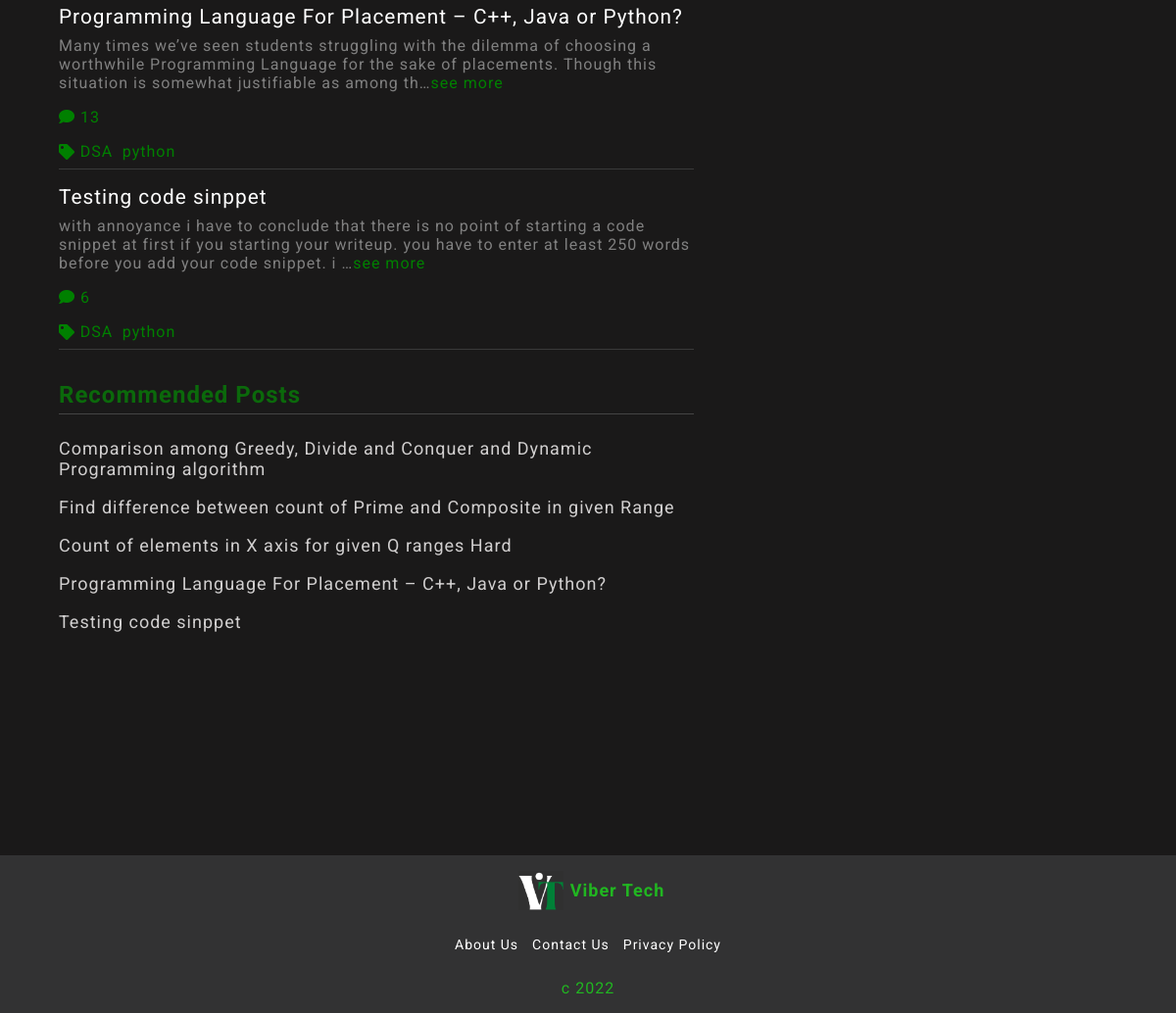
The app's page / (lower part), older data.
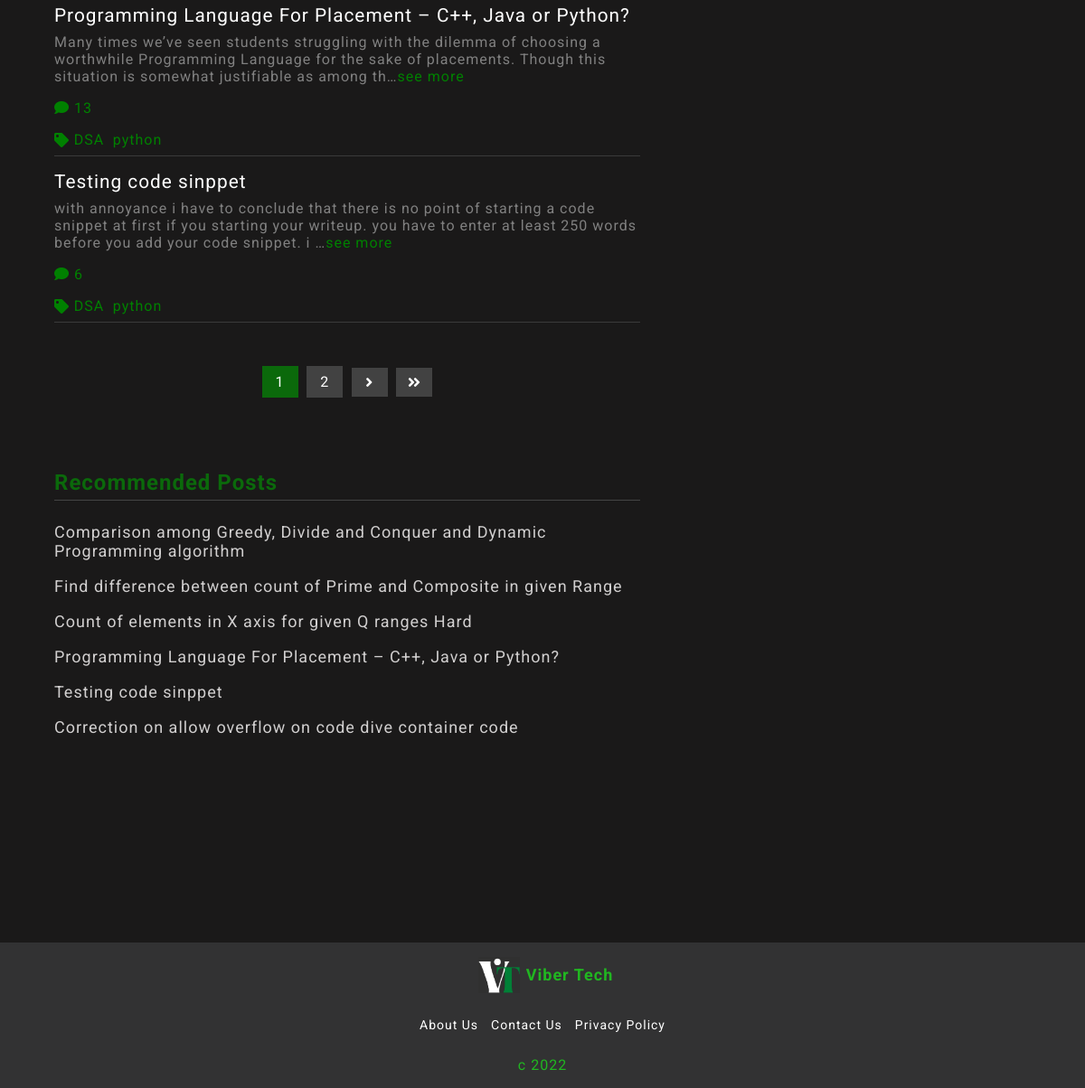
The same page, newer data.
### blog/models.py (models this page shows, shortened)
class Post(models.Model):
    title = models.CharField(max_length = 500)
    body = RichTextUploadingField()
    author = models.ForeignKey(User, on_delete = models.CASCADE)
    likes = models.ManyToManyField(User, default=None,  related_name="like")
    updated = models.DateTimeField(auto_now = True)
    image = models.ImageField(upload_to = "media/img")
    created = models.DateTimeField(auto_now_add = True)
    status = models.IntegerField(choices=STATUS, default=0)
    category = models.ForeignKey(Section, on_delete=models.CASCADE, blank=True, null=True)
    recommend = models.BooleanField(default=False)
    tags = TaggableManager()
    def num_comments(self):
        return self.comment_set.all().count()
    def like(self, user):
        if user in self.likes.all():
          self.likes.remove(user)
        else:
          self.likes.add(user)
        self.save

### blog/views.py (the view)
# urls.py: path("", HomePage, name='home'),
def HomePage(request):
    posts = Post.objects.all()
    recommended = Post.objects.filter(recommend=True)
    paginator = Paginator(posts, 8)
    page = request.GET.get('page')
    posts = paginator.get_page(page)
    return render(request, "post/home.html", {'posts':posts, 'recommended':recommended})

### blog/templatetags/cat_menu.py (called while the page is built)
@register.simple_tag
def get_cats():
        return Section.objects.all()

@register.simple_tag
def get_3cats():
        return Section.objects.all()[:3]

### blog/templates/post/home.html (shortened to what this page needs)
{% extends 'base.html' %}
{% load socialaccount %}
{% load static %}
{% block content %}
<div class="posts-about">
	<div class="container">
	<div class="posts">
		{% for post in posts %}
		<div class="post-container">
			<div class="post-title"><a href="{% url 'content' post.id %}">{{post.title}}</a></div>
			<div class="post-body">{{post.body|safe|truncatechars:200}}<span class="color-green"><a href="{% url 'content' post.id %}">see more</a></span></div>
			<div class='action-btns'>
				<i class='fas'>&#xf075;</i> <span>{{post.num_comments}}</span>
			</div>
			<div class='tags'>
				<i class="fas fa-tag"></i>
				<div class="tag-names">
				{% for tag in post.tags.all %}
				<a href="{% url 'tagged' tag.slug %}">{{tag.name}}</a>
				{% endfor %}
			        </div>
			</div>
		</div>
		{% endfor %}
                {% if posts.has_next %}
		<div class="paginator">
			{% for num in posts.paginator.page_range %}
			{% if posts.number == num %}
			<div class="c-num"><a href="">{{num}}</a></div>
			{% elif num > posts.number|add:'-3' and num < posts.number|add:'3' %}
			<div class="num"><a href="?page={{num}}">{{num}}</a></div>
			{% endif %}
			{% endfor %}
			{% if posts.has_next %}
			<div class="num"><a href="?page={{posts.next_page_number}}"><i class='fas fa-angle-right'></i></a></div>
			<div class="num"><a href="?page={{posts.paginator.num_pages}}"><i class='fas fa-angle-double-right'></i></a></div>
			{% endif %}
		</div>
		{% endif %}
		<div class="related-post">
			<h3>Recommended Posts</h3>
			{% for post in recommended %}
			<a>{{post.title}}</a>
			{% endfor %}
		</div>
	</div>
</div>
</div>
{% endblock content %}

### blog/templates/base.html (shortened to what this page needs)
{% load static %}
{% load socialaccount %}
{% load cat_menu %}
{% get_cats as categories %}
{% get_3cats as three_categories %}
<!DOCTYPE html>
<html>
<head>
	<link rel="stylesheet" href="{% static 'css/style.css' %}">
	<link rel="stylesheet" href="https://use.fontawesome.com/releases/v5.5.0/css/all.css"
>
	<link rel="stylesheet"
		href="https://maxst.icons8.com/vue-static/landings/line-awesome/line-awesome/1.3.0/css/line-awesome.min.css">
</head>
<body>
	{% block content %}
	{% endblock %}
	<div class="rsign">
		<a><span class="login-btn">sign in</span></a>
	</div>
	<footer>
		<div class="footer-logo">
			<img src="{% static '/img/Tc.png' %}">
			<h2>Viber Tech</h2>
		</div>
		<div class="company">
			<div class="abt">
				<a href="">About Us</a>
				<a href="">Contact Us</a>
				<a href="">Privacy Policy</a>
			</div>
		</div>
		<p>c {% now "Y" %}</p>
	</footer>
</body>
</html>

### static/css/style.css (style rules this page uses)
body { background: rgb(26, 25, 25); color: #fff; position: relative; min-height: 100%; font-family: 'Roboto', sans-serif; letter-spacing: 1px; }
.container { width: 90%; }
* { padding: 0; margin: 0; }
.posts-about { width: 100%; display: flex; justify-content: center; align-items: center; margin-top: 3em; margin-bottom: 8em; padding-bottom: 5em; }
.posts-about .container { display: flex; justify-content: space-between; align-items: flex-start; }
.posts { width: 60%; display: flex; flex-direction: column; align-items:center; justify-content: center; }
.post-container { width: 100%; display: flex; flex-direction: column; justify-content: flex-start; align-items: flex-start; border-bottom: 1px solid rgb(58, 58, 58); margin-top: 1em; }
.post-title { width: 100%; font-size: 1.3em; }
.post-title a { text-decoration: none; color: #fff; }
.post-body { width: 100%; color: grey; margin-bottom: 1em; margin-top: 0.5em; }
.color-green a { color: green; text-decoration: none; }
.action-btns { color: green; margin-bottom: 0.5em; }
.tags { display: flex; align-items: center; color: green; margin: 0.5em 0; }
.tag-names { display: flex; align-items: center; flex-wrap: wrap; }
.tags a { text-decoration: none; color: green; margin: 0 0.3em; }
.paginator { width: 70%; display: flex; justify-content: center; align-items: center; margin: 3em 0; }
.num { width: 40px; margin: 0 0.3em; background:rgb(66, 66, 66); color: white; text-align: center; }
.c-num { width: 40px; margin: 0 0.3em; background:rgb(11, 105, 11); color: white; text-align: center; }
.num a { text-decoration: none; color: #fff; width: 100%; display: flex; text-align: center; justify-content: center; padding: 8px 0; }
.c-num a { text-decoration: none; color: #fff; width: 100%; display: flex; text-align: center; justify-content: center; padding: 8px 0; }
.related-post { width: 100%; margin-top: 2em; margin-bottom: 1em; display: flex; flex-direction: column; justify-content: flex-start; align-items: flex-start; }
.related-post h3 { width: 100%; padding-bottom: 5px; margin-bottom: 1em; font-size: 1.5em; color:rgb(11, 105, 11); border-bottom: 1px solid rgb(68, 68, 68); }
.related-post a { margin-bottom: 1em; color:rgb(209, 207, 207); text-decoration: none; font-size: 18px; }
footer { width: 100%; background: #323233; text-align: center; color:rgb(33, 182, 33); padding: 1em 0; position: absolute; bottom: -8em; }
.footer-logo { display: flex; align-items: center; justify-content: center; }
.footer-logo img { width: 60px; height: 40px; object-fit: contain; }
.footer-logo h2 { font-size: 18px; }
footer p { margin-top: 1em; }
.company { width: 100%; display: flex; flex-direction: column; justify-content: center; align-items: center; margin-top: 1em; }
.abt { display: flex; margin: 0.7em 0; }
.abt a { text-decoration: none; color: #fff; margin: 0 0.5em; font-size: 14px; }

Row changes from the older to the newer data that the page shows:
added Post: title "Correction on allow overflow on code dive container code", shown under "Recommended Posts"
Text that changed along with them:
new list line: "1"
new list line: "2"
